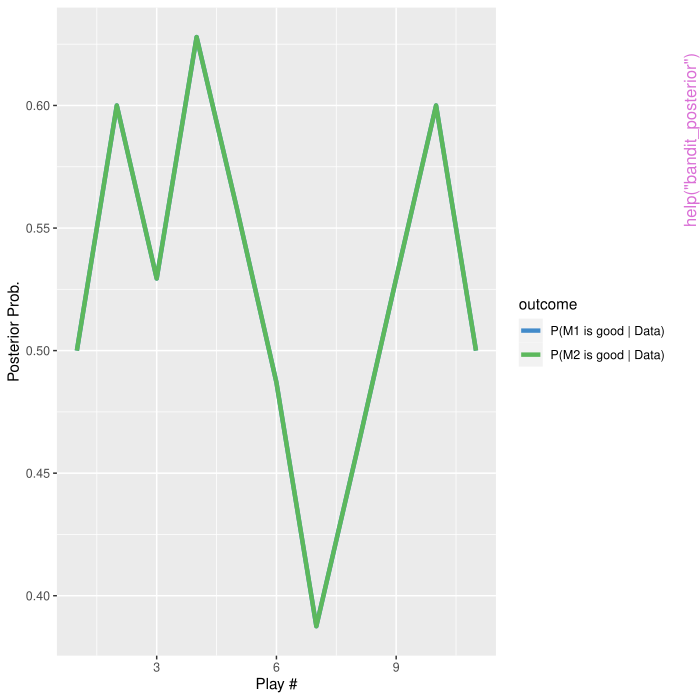

Reproduce this figure in R.
pkgname <- "statsr"
source(file.path(R.home("share"), "R", "examples-header.R"))
options(warn = 1)
options(pager = "console")
library('statsr')

base::assign(".oldSearch", base::search(), pos = 'CheckExEnv')
base::assign(".old_wd", base::getwd(), pos = 'CheckExEnv')
cleanEx()
nameEx("BF_app")
### * BF_app

flush(stderr()); flush(stdout())

### Name: BF_app
### Title: Run the interactive Bayes Factor shiny app
### Aliases: BF_app

### ** Examples

if (interactive()) { 
BF.app()
}



cleanEx()
nameEx("ames_sampling_dist")
### * ames_sampling_dist

flush(stderr()); flush(stdout())

### Name: ames_sampling_dist
### Title: Simulate Sampling Distribution
### Aliases: ames_sampling_dist

### ** Examples

if (interactive()) { 
  ames_sampling_dist()
}



cleanEx()
nameEx("bandit_posterior")
### * bandit_posterior

flush(stderr()); flush(stdout())

### Name: bandit_posterior
### Title: bandit posterior
### Aliases: bandit_posterior

### ** Examples

data = data.frame(machine = c(1L, 1L, 1L, 1L, 1L, 2L, 2L, 2L, 2L, 2L), 
                  outcome = c("W", "L", "W", "L", "L", "W", "L", "L", "L", "W"))
bandit_posterior(data)
plot_bandit_posterior(data)




cleanEx()
nameEx("bandit_sim")
### * bandit_sim

flush(stderr()); flush(stdout())

### Name: bandit_sim
### Title: Run the Bandit Simulation shiny app
### Aliases: bandit_sim

### ** Examples

if (interactive()) {
# run interactive shiny app to generate wins and losses
bandit_sim()
}
# paste data from the shiny app into varible
data = data.frame(
 machine = c(1L, 1L, 1L, 1L, 1L, 1L, 1L, 1L, 1L, 1L, 1L, 1L, 1L, 1L, 1L,
   1L, 1L, 1L, 1L, 1L, 2L, 2L, 2L, 2L, 2L, 2L, 2L, 2L, 2L, 2L, 
   2L, 2L, 2L, 2L, 2L, 2L, 2L, 2L, 2L, 2L, 1L, 1L, 1L, 1L, 1L,
   2L, 2L, 2L, 2L, 2L, 2L, 2L, 2L, 2L, 2L, 1L, 1L, 1L, 1L, 1L,
   2L, 2L, 2L, 2L, 2L, 1L, 1L, 1L, 1L, 1L, 2L, 2L, 2L, 2L, 2L, 
   1L, 1L, 1L, 1L, 1L, 2L, 2L, 2L, 2L, 2L, 1L, 1L, 1L, 1L, 1L,
   2L, 2L, 2L, 2L, 2L, 1L, 1L, 1L, 1L, 1L, 2L, 2L, 2L, 2L, 2L, 
   1L, 1L, 1L, 1L, 1L, 2L, 2L, 2L, 2L, 2L, 1L, 1L, 1L, 1L, 1L), 
 outcome = c("W", "W", "W", "L", "W", "W", "W", "L", "W", "L", "W", "L",
  "L", "L", "W", "L", "W", "L", "L", "L", "W", "W", "W", "L", "L", "L", 
  "L", "L", "W", "W", "L", "L", "W", "L", "L", "W", "L", "L", "W", "L",
  "L", "L", "L", "L", "W", "L", "L", "W", "W", "W", "W", "L", "L", "L",
  "L", "L", "L", "W", "L", "W", "L", "W", "L", "L", "L", "L", "L", "L", "L",
  "L", "L", "L", "W", "W", "W", "L", "W", "L", "L", "L", "L", "L", "L", "L",
  "L", "L", "L", "W", "W", "W", "W", "W", "L", "W", "W", "L", "W", "L", "L",
  "L", "L", "L", "W", "L", "W", "L", "L", "L", "W", "W", "W", "W", "L", "L",
  "W", "L", "W", "L", "L", "W"))
  bandit_posterior(data)
  plot_bandit_posterior(data)




cleanEx()
nameEx("bayes_inference")
### * bayes_inference

flush(stderr()); flush(stdout())

### Name: bayes_inference
### Title: Bayesian hypothesis tests and credible intervals
### Aliases: bayes_inference

### ** Examples


# inference for the mean from a single normal population using
# Jeffreys Reference prior, p(mu, sigma^2) = 1/sigma^2

library(BayesFactor)
data(tapwater)

# Calculate 95% CI using quantiles from Student t derived from ref prior
bayes_inference(tthm, data=tapwater,
                statistic="mean", 
                type="ci", prior_family="ref",
                method="theoretical")



cleanEx()
nameEx("calc_streak")
### * calc_streak

flush(stderr()); flush(stdout())

### Name: calc_streak
### Title: Calculate hitting streaks
### Aliases: calc_streak

### ** Examples

data(kobe_basket)
calc_streak(kobe_basket$shot)




cleanEx()
nameEx("credible_interval_app")
### * credible_interval_app

flush(stderr()); flush(stdout())

### Name: credible_interval_app
### Title: Credible Interval shiny app
### Aliases: credible_interval_app

### ** Examples

if (interactive()) {
   credible_interval_app()
}



cleanEx()
nameEx("inference")
### * inference

flush(stderr()); flush(stdout())

### Name: inference
### Title: Hypothesis tests and confidence intervals
### Aliases: inference

### ** Examples

data(tapwater)

# Calculate 95% CI using quantiles using a Student t distribution
inference(tthm, data=tapwater,
                statistic="mean", 
                type="ci",
                method="theoretical")
                
inference(tthm, data=tapwater,
                statistic="mean", 
                type="ci",
                boot_method = "perc",
                method="simulation")
                
# Inference for a proportion
# Calculate 95% confidence intervals for the proportion of atheists

data("atheism")
library("dplyr")
us12 <- atheism %>%
        filter(nationality == "United States" , atheism$year == "2012")
inference(y = response, data = us12, statistic = "proportion",
          type = "ci",
          method = "theoretical", 
          success = "atheist")
                



cleanEx()
nameEx("plot_bandit_posterior")
### * plot_bandit_posterior

flush(stderr()); flush(stdout())

### Name: plot_bandit_posterior
### Title: plot_bandit_posterior
### Aliases: plot_bandit_posterior

### ** Examples

# capture data from the `shiny` app `bandit_sim`.
data = data.frame(machine = c(1L, 1L, 1L, 1L, 1L, 2L, 2L, 2L, 2L, 2L), 
                  outcome = c("W", "L", "W", "L", "L", "W", "L", "L", "L", "W"))
plot_bandit_posterior(data)




cleanEx()
nameEx("plot_ss")
### * plot_ss

flush(stderr()); flush(stdout())

### Name: plot_ss
### Title: plot_ss
### Aliases: plot_ss

### ** Examples

## Not run: plot_ss



cleanEx()
nameEx("rep_sample_n")
### * rep_sample_n

flush(stderr()); flush(stdout())

### Name: rep_sample_n
### Title: Repeating Sampling from a Tibble
### Aliases: rep_sample_n

### ** Examples

data(nc)
rep_sample_n(nc, size=10, replace=FALSE, reps=1)



cleanEx()
nameEx("zinc")
### * zinc

flush(stderr()); flush(stdout())

### Name: zinc
### Title: Zinc Concentration in Water
### Aliases: zinc
### Keywords: datasets

### ** Examples

 data(zinc)
 str(zinc)
 plot(bottom ~ surface, data=zinc)
 # use paired t-test to test if difference in means is zero




### * <FOOTER>
###
cleanEx()
options(digits = 7L)
base::cat("Time elapsed: ", proc.time() - base::get("ptime", pos = 'CheckExEnv'),"\n")
grDevices::dev.off()
###
### Local variables: ***
### mode: outline-minor ***
### outline-regexp: "\\(> \\)?### [*]+" ***
### End: ***
quit('no')
